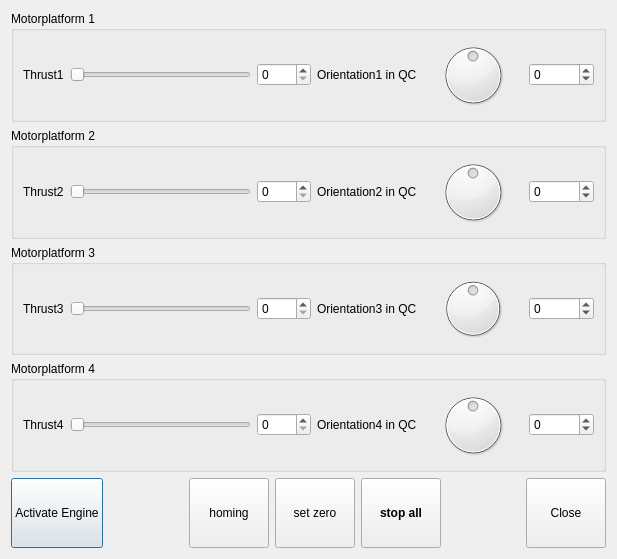
<?xml version="1.0" encoding="UTF-8"?>
<ui version="4.0">
 <class>TestControlWidget</class>
 <widget class="QDialog" name="TestControlWidget">
  <property name="geometry">
   <rect>
    <x>0</x>
    <y>0</y>
    <width>617</width>
    <height>559</height>
   </rect>
  </property>
  <property name="windowTitle">
   <string>Dialog</string>
  </property>
  <layout class="QVBoxLayout" name="verticalLayout">
   <item>
    <widget class="QGroupBox" name="groupBox">
     <property name="title">
      <string>Motorplatform 1</string>
     </property>
     <layout class="QHBoxLayout" name="horizontalLayout">
      <item>
       <widget class="QLabel" name="label">
        <property name="text">
         <string>Thrust1</string>
        </property>
       </widget>
      </item>
      <item>
       <widget class="QSlider" name="SliderThrust1">
        <property name="maximum">
         <number>1000</number>
        </property>
        <property name="orientation">
         <enum>Qt::Horizontal</enum>
        </property>
       </widget>
      </item>
      <item>
       <widget class="QSpinBox" name="spinBoxThrust1">
        <property name="maximum">
         <number>1000</number>
        </property>
       </widget>
      </item>
      <item>
       <widget class="QLabel" name="label_2">
        <property name="toolTip">
         <string extracomment="512*84 = 43008 is a quarter turn (90°)"/>
        </property>
        <property name="text">
         <string>Orientation1 in QC</string>
        </property>
       </widget>
      </item>
      <item>
       <widget class="QDial" name="dialOrientation1">
        <property name="minimum">
         <number>-86016</number>
        </property>
        <property name="maximum">
         <number>86016</number>
        </property>
       </widget>
      </item>
      <item>
       <widget class="QSpinBox" name="spinBoxOrientation1">
        <property name="minimum">
         <number>-86016</number>
        </property>
        <property name="maximum">
         <number>86016</number>
        </property>
       </widget>
      </item>
     </layout>
    </widget>
   </item>
   <item>
    <widget class="QGroupBox" name="groupBox_2">
     <property name="title">
      <string>Motorplatform 2</string>
     </property>
     <layout class="QHBoxLayout" name="horizontalLayout_2">
      <item>
       <widget class="QLabel" name="label_3">
        <property name="text">
         <string>Thrust2</string>
        </property>
       </widget>
      </item>
      <item>
       <widget class="QSlider" name="SliderThrust2">
        <property name="maximum">
         <number>1000</number>
        </property>
        <property name="orientation">
         <enum>Qt::Horizontal</enum>
        </property>
       </widget>
      </item>
      <item>
       <widget class="QSpinBox" name="spinBoxThrust2">
        <property name="maximum">
         <number>1000</number>
        </property>
       </widget>
      </item>
      <item>
       <widget class="QLabel" name="label_4">
        <property name="toolTip">
         <string extracomment="512*84 = 43008 is a quarter turn (90°)"/>
        </property>
        <property name="text">
         <string>Orientation2 in QC</string>
        </property>
       </widget>
      </item>
      <item>
       <widget class="QDial" name="dialOrientation2">
        <property name="minimum">
         <number>-86016</number>
        </property>
        <property name="maximum">
         <number>86016</number>
        </property>
       </widget>
      </item>
      <item>
       <widget class="QSpinBox" name="spinBoxOrientation2">
        <property name="minimum">
         <number>-86016</number>
        </property>
        <property name="maximum">
         <number>86016</number>
        </property>
        <property name="value">
         <number>0</number>
        </property>
       </widget>
      </item>
     </layout>
    </widget>
   </item>
   <item>
    <widget class="QGroupBox" name="groupBox_3">
     <property name="title">
      <string>Motorplatform 3</string>
     </property>
     <layout class="QHBoxLayout" name="horizontalLayout_3">
      <item>
       <widget class="QLabel" name="label_5">
        <property name="text">
         <string>Thrust3</string>
        </property>
       </widget>
      </item>
      <item>
       <widget class="QSlider" name="SliderThrust3">
        <property name="maximum">
         <number>1000</number>
        </property>
        <property name="orientation">
         <enum>Qt::Horizontal</enum>
        </property>
       </widget>
      </item>
      <item>
       <widget class="QSpinBox" name="spinBoxThrust3">
        <property name="maximum">
         <number>1000</number>
        </property>
       </widget>
      </item>
      <item>
       <widget class="QLabel" name="label_6">
        <property name="toolTip">
         <string extracomment="512*84 = 43008 is a quarter turn (90°)"/>
        </property>
        <property name="text">
         <string>Orientation3 in QC</string>
        </property>
       </widget>
      </item>
      <item>
       <widget class="QDial" name="dialOrientation3">
        <property name="minimum">
         <number>-86016</number>
        </property>
        <property name="maximum">
         <number>86016</number>
        </property>
        <property name="value">
         <number>0</number>
        </property>
       </widget>
      </item>
      <item>
       <widget class="QSpinBox" name="spinBoxOrientation3">
        <property name="minimum">
         <number>-86016</number>
        </property>
        <property name="maximum">
         <number>86016</number>
        </property>
       </widget>
      </item>
     </layout>
    </widget>
   </item>
   <item>
    <widget class="QGroupBox" name="groupBox_4">
     <property name="title">
      <string>Motorplatform 4</string>
     </property>
     <layout class="QHBoxLayout" name="horizontalLayout_4">
      <item>
       <widget class="QLabel" name="label_7">
        <property name="text">
         <string>Thrust4</string>
        </property>
       </widget>
      </item>
      <item>
       <widget class="QSlider" name="SliderThrust4">
        <property name="maximum">
         <number>1000</number>
        </property>
        <property name="orientation">
         <enum>Qt::Horizontal</enum>
        </property>
       </widget>
      </item>
      <item>
       <widget class="QSpinBox" name="spinBoxThrust4">
        <property name="maximum">
         <number>1000</number>
        </property>
       </widget>
      </item>
      <item>
       <widget class="QLabel" name="label_8">
        <property name="toolTip">
         <string extracomment="512*84 = 43008 is a quarter turn (90°)"/>
        </property>
        <property name="text">
         <string>Orientation4 in QC</string>
        </property>
       </widget>
      </item>
      <item>
       <widget class="QDial" name="dialOrientation4">
        <property name="minimum">
         <number>-86016</number>
        </property>
        <property name="maximum">
         <number>86016</number>
        </property>
       </widget>
      </item>
      <item>
       <widget class="QSpinBox" name="spinBoxOrientation4">
        <property name="minimum">
         <number>-86016</number>
        </property>
        <property name="maximum">
         <number>86016</number>
        </property>
       </widget>
      </item>
     </layout>
    </widget>
   </item>
   <item>
    <layout class="QHBoxLayout" name="horizontalLayout_5">
     <item>
      <widget class="QPushButton" name="controlButton">
       <property name="minimumSize">
        <size>
         <width>70</width>
         <height>70</height>
        </size>
       </property>
       <property name="text">
        <string>Activate Engine</string>
       </property>
      </widget>
     </item>
     <item>
      <spacer name="horizontalSpacer">
       <property name="orientation">
        <enum>Qt::Horizontal</enum>
       </property>
       <property name="sizeHint" stdset="0">
        <size>
         <width>40</width>
         <height>20</height>
        </size>
       </property>
      </spacer>
     </item>
     <item>
      <widget class="QPushButton" name="homingButton">
       <property name="minimumSize">
        <size>
         <width>0</width>
         <height>70</height>
        </size>
       </property>
       <property name="text">
        <string>homing</string>
       </property>
      </widget>
     </item>
     <item>
      <widget class="QPushButton" name="SetZeroButton">
       <property name="minimumSize">
        <size>
         <width>0</width>
         <height>70</height>
        </size>
       </property>
       <property name="text">
        <string>set zero</string>
       </property>
      </widget>
     </item>
     <item>
      <widget class="QPushButton" name="stopallButton">
       <property name="sizePolicy">
        <sizepolicy hsizetype="Minimum" vsizetype="Fixed">
         <horstretch>0</horstretch>
         <verstretch>0</verstretch>
        </sizepolicy>
       </property>
       <property name="minimumSize">
        <size>
         <width>0</width>
         <height>70</height>
        </size>
       </property>
       <property name="font">
        <font>
         <weight>75</weight>
         <bold>true</bold>
        </font>
       </property>
       <property name="text">
        <string>stop all</string>
       </property>
       <property name="iconSize">
        <size>
         <width>23</width>
         <height>23</height>
        </size>
       </property>
      </widget>
     </item>
     <item>
      <spacer name="horizontalSpacer_2">
       <property name="orientation">
        <enum>Qt::Horizontal</enum>
       </property>
       <property name="sizeHint" stdset="0">
        <size>
         <width>40</width>
         <height>20</height>
        </size>
       </property>
      </spacer>
     </item>
     <item>
      <widget class="QPushButton" name="closeButton">
       <property name="minimumSize">
        <size>
         <width>0</width>
         <height>70</height>
        </size>
       </property>
       <property name="text">
        <string>Close</string>
       </property>
      </widget>
     </item>
    </layout>
   </item>
  </layout>
 </widget>
 <resources/>
 <connections/>
</ui>
